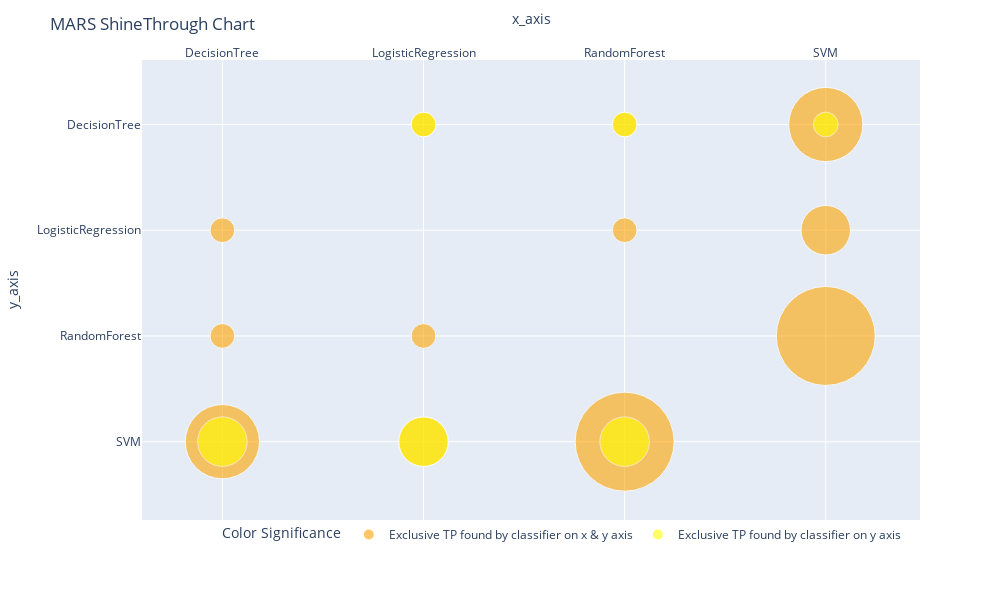

Notebook source saved alongside this figure:
### Code cell
import pandas as pd
import plotly.express as px
def main():
    df = pd.read_csv('classification_breast_cancer_dataset.csv')
    total_classifiers = df['classifier'].nunique()
    k=(df.shape[0])/total_classifiers
    Shinethrough(df, k)
    Occlusion(df, k)
if __name__ == "__main__":
    main()

### Figure 1 — Plotly figure (JSON) as saved in the notebook; plotly's stock layout.template omitted (floating-point values rounded to 4 significant figures)
{"data": [{"customdata": [["Exclusive TP found by classifier on x & y axis"], ["Exclusive TP found by classifier on x & y axis"], ["Exclusive TP found by classifier on x & y axis"], ["Exclusive TP found by classifier on x & y axis"], ["Exclusive TP found by classifier on x & y axis"], ["Exclusive TP found by classifier on x & y axis"], ["Exclusive TP found by classifier on x & y axis"], ["Exclusive TP found by classifier on x & y axis"], ["Exclusive TP found by classifier on x & y axis"], ["Exclusive TP found by classifier on x & y axis"], ["Exclusive TP found by classifier on x & y axis"], ["Exclusive TP found by classifier on x & y axis"], ["Exclusive TP found by classifier on x & y axis"], ["Exclusive TP found by classifier on x & y axis"], ["Exclusive TP found by classifier on x & y axis"], ["Exclusive TP found by classifier on x & y axis"], ["Exclusive TP found by classifier on x & y axis"], ["Exclusive TP found by classifier on x & y axis"], ["Exclusive TP found by classifier on x & y axis"], ["Exclusive TP found by classifier on x & y axis"], ["Exclusive TP found by classifier on x & y axis"], ["Exclusive TP found by classifier on x & y axis"], ["Exclusive TP found by classifier on x & y axis"], ["Exclusive TP found by classifier on x & y axis"], ["Exclusive TP found by classifier on x & y axis"], ["Exclusive TP found by classifier on x & y axis"], ["Exclusive TP found by classifier on x & y axis"], ["Exclusive TP found by classifier on x & y axis"]], "hovertemplate": "Color Significance=%{customdata[0]}<br>x_axis=%{x}<br>y_axis=%{y}<br>size=%{marker.size}<extra></extra>", "legendgroup": "Exclusive TP found by classifier on x & y axis", "marker": {"color": "orange", "opacity": 0.6, "size": [0, 0, 0, 0, 0, 0, 0, 0, 0, 0, 0, 0, 0, 0, 0, 0, 16, 16, 9, 9, 4, 4, 1, 1, 1, 1, 1, 1], "sizemode": "area", "sizeref": 0.003265, "symbol": "circle"}, "mode": "markers", "name": "Exclusive TP found by classifier on x & y axis", "orientation": "v", "showlegend": true, "type": "scatter", "x": ["DecisionTree", "DecisionTree", "DecisionTree", "DecisionTree", "LogisticRegression", "LogisticRegression", "LogisticRegression", "LogisticRegression", "RandomForest", "RandomForest", "RandomForest", "RandomForest", "SVM", "SVM", "SVM", "SVM", "RandomForest", "SVM", "DecisionTree", "SVM", "LogisticRegression", "SVM", "DecisionTree", "DecisionTree", "LogisticRegression", "LogisticRegression", "RandomForest", "RandomForest"], "xaxis": "x", "y": ["SVM", "RandomForest", "LogisticRegression", "DecisionTree", "SVM", "RandomForest", "LogisticRegression", "DecisionTree", "SVM", "RandomForest", "LogisticRegression", "DecisionTree", "SVM", "RandomForest", "LogisticRegression", "DecisionTree", "SVM", "RandomForest", "SVM", "DecisionTree", "SVM", "LogisticRegression", "LogisticRegression", "RandomForest", "DecisionTree", "RandomForest", "DecisionTree", "LogisticRegression"], "yaxis": "y"}, {"customdata": [["Exclusive TP found by classifier on y axis"], ["Exclusive TP found by classifier on y axis"], ["Exclusive TP found by classifier on y axis"], ["Exclusive TP found by classifier on y axis"], ["Exclusive TP found by classifier on y axis"], ["Exclusive TP found by classifier on y axis"], ["Exclusive TP found by classifier on y axis"], ["Exclusive TP found by classifier on y axis"], ["Exclusive TP found by classifier on y axis"], ["Exclusive TP found by classifier on y axis"], ["Exclusive TP found by classifier on y axis"], ["Exclusive TP found by classifier on y axis"]], "hovertemplate": "Color Significance=%{customdata[0]}<br>x_axis=%{x}<br>y_axis=%{y}<br>size=%{marker.size}<extra></extra>", "legendgroup": "Exclusive TP found by classifier on y axis", "marker": {"color": "yellow", "opacity": 0.6, "size": [0, 0, 4, 1, 0, 4, 1, 0, 4, 1, 0, 0], "sizemode": "area", "sizeref": 0.003265, "symbol": "circle"}, "mode": "markers", "name": "Exclusive TP found by classifier on y axis", "orientation": "v", "showlegend": true, "type": "scatter", "x": ["DecisionTree", "DecisionTree", "DecisionTree", "LogisticRegression", "LogisticRegression", "LogisticRegression", "RandomForest", "RandomForest", "RandomForest", "SVM", "SVM", "SVM"], "xaxis": "x", "y": ["LogisticRegression", "RandomForest", "SVM", "DecisionTree", "RandomForest", "SVM", "DecisionTree", "LogisticRegression", "SVM", "DecisionTree", "LogisticRegression", "RandomForest"], "yaxis": "y"}], "layout": {"height": 600, "legend": {"itemsizing": "constant", "orientation": "h", "title": {"text": "Color Significance"}, "tracegroupgap": 0, "x": 0.1, "xanchor": "left", "y": 0, "yanchor": "top"}, "margin": {"t": 60}, "title": {"text": "MARS ShineThrough Chart", "x": 0.05}, "width": 1000, "xaxis": {"anchor": "y", "domain": [0, 1], "side": "top", "title": {"text": "x_axis"}}, "yaxis": {"anchor": "x", "domain": [0, 1], "side": "left", "title": {"text": "y_axis"}}}}
